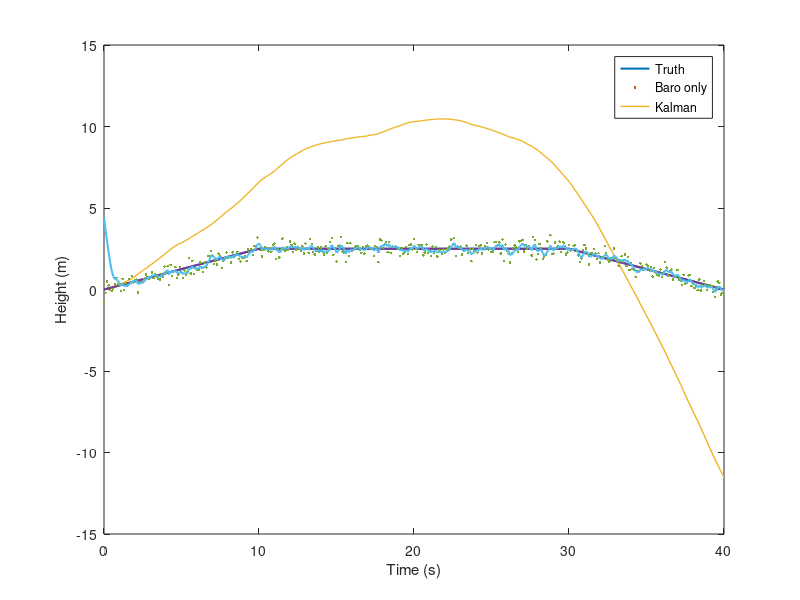
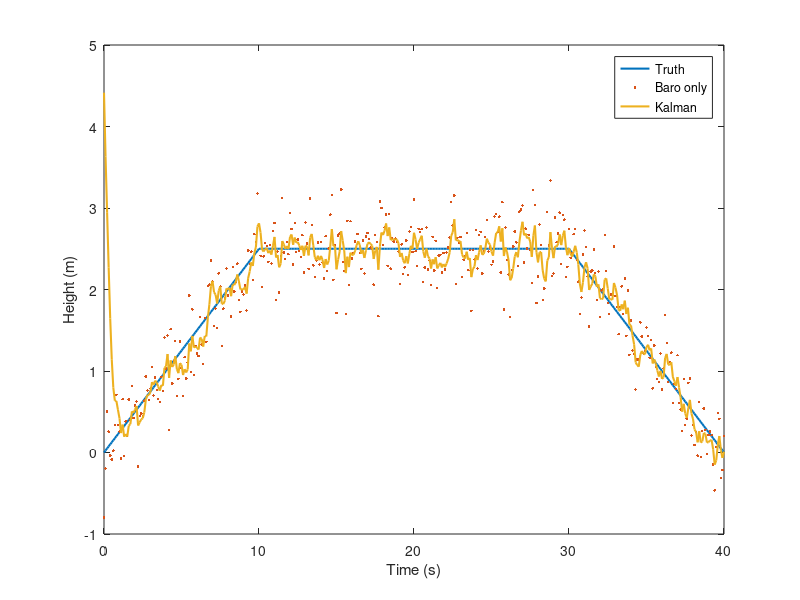

These charts were generated, in order, by the following MATLAB code:
dt = 0.1;
t = 0:dt:40;
v = zeros(size(t));

v(t<10) = 0.25;
v(t>=10 & t<30) = 0;
v(t>=30) = -0.25;

h = zeros(size(t));
for k  = 2:numel(t)
    h(k) = h(k-1) + v(k-1)*dt
end

plot(t, h, 'lineWidth', 1.5)
xlabel('Time (s)')
ylabel('Height (m)')
title('True Flight')
grid on

%%
rng(1)                      % same random numbers every run, so runs compare
sigma_baro = 0.3;           % barometer noise (m)
h_baro = h + sigma_baro*randn(size(h));   % measured height

a_true = [v(1), diff(v)]/dt;  % true acceleration each step
% (first entry: spin-up from rest to climb speed)
sigma_acc = 0.5;            % accelerometer noise (m/s^2)
a_meas = a_true + sigma_acc*randn(size(a_true));

% easy answer 1: use the barometer reading as your height (that is h_baro)

% easy answer 2: integrate the accelerometer twice
v_acc = zeros(size(t)); 
h_acc = zeros(size(t));
for k = 2:numel(t)
    v_acc(k) = v_acc(k-1) + a_meas(k-1)*dt;
    h_acc(k) = h_acc(k-1) + v_acc(k-1)*dt;
end

plot(t, h, 'LineWidth', 1.5); hold on
plot(t, h_baro, '.')
plot(t, h_acc, 'LineWidth', 1)
legend('Truth', 'Baro Only', 'Accel Only')
xlabel('Time (s)'), ylabel('Height (m)')

% step3_filter.m - keep your step 1 and 2 code above (t, dt, h, h_baro, a_meas, h_acc)
F = [1 dt; 0 1];        % constant-velocity model
B = [0; dt];            % accelerometer input adds a*dt to velocity
H = [1 0];              % barometer measures height only
Q = [0.01 0; 0 0.01];   % model distrust, start here (step 4 plays with it)
R = sigma_baro^2;       % barometer noise variance, from step 2

%Q = [0.0001 0; 0 0.0001];
%R = 100;

%Q = [100 0; 0 100];
%R = 0.0001;

x = [5; 0];             % state: [height; velocity], starts on the ground
P = 0.0001*eye(2);             % state uncertainty
h_est = zeros(size(t));

%h_baro(201:250) = NaN;

for k = 1:numel(t)
    % predict
    x = F*x + B*a_meas(k);
    P = F*P*F' + Q;

    % correct with the barometer
  %  y = h_baro(k) - H*x;   % measurement minus predicted measurement
   % S = H*P*H' + R;         % innovation uncertainty
   % K = P*H'/S;               % Kalman gain
   % x = x + K*y;           % corrected state
   % P = (eye(2) - K*H)*P;

    if ~isnan(h_baro(k))          % only correct when a reading actually arrived
        y = h_baro(k) - H*x;
        S = H*P*H' + R;
        K = P*H' / S;
        x = x + K*y;
        P = (eye(2) - K*H)*P;
    end

    h_est(k) = x(1);

end

plot(t, h, 'LineWidth', 1.5); hold on
plot(t, h_baro, '.')
plot(t, h_est, 'LineWidth', 1.5)
legend('Truth', 'Baro only', 'Kalman')
xlabel('Time (s)'), ylabel('Height (m)')

% the number that proves it
rmse_baro = sqrt(mean((h_baro - h).^2));
rmse_acc  = sqrt(mean((h_acc  - h).^2));
rmse_kf   = sqrt(mean((h_est  - h).^2));

figure;
plot(t,h,'LineWidth',1.5); hold on;
plot(t,h_baro,'.');
plot(t,h_est,'LineWidth',1.5);
legend('Truth','Baro only','Kalman');
xlabel('Time (s)'); ylabel('Height (m)');
